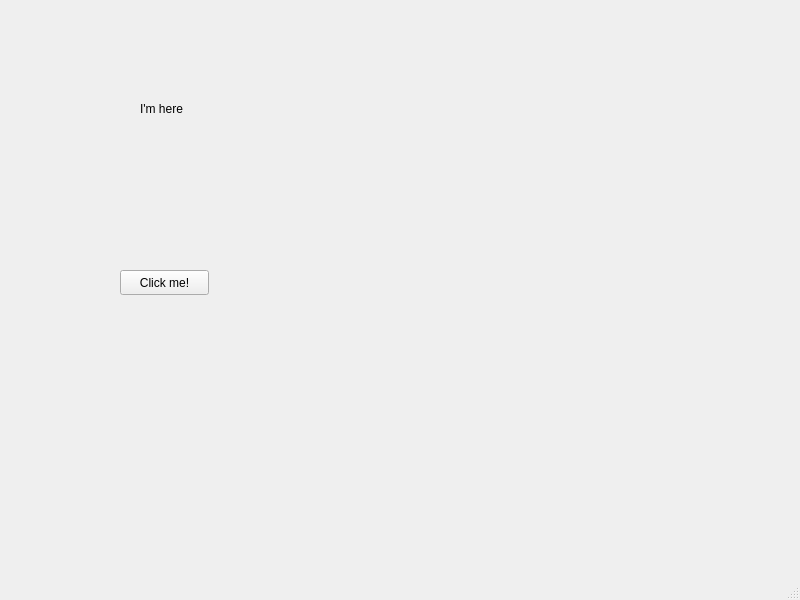
<?xml version="1.0" encoding="UTF-8"?>
<ui version="4.0">
 <class>MainWindow</class>
 <widget class="QMainWindow" name="MainWindow">
  <property name="geometry">
   <rect>
    <x>0</x>
    <y>0</y>
    <width>800</width>
    <height>600</height>
   </rect>
  </property>
  <property name="windowTitle">
   <string>MainWindow</string>
  </property>
  <widget class="QWidget" name="centralwidget">
   <widget class="QPushButton" name="pushButton">
    <property name="geometry">
     <rect>
      <x>120</x>
      <y>270</y>
      <width>89</width>
      <height>25</height>
     </rect>
    </property>
    <property name="text">
     <string>Click me!</string>
    </property>
    <property name="checkable">
     <bool>false</bool>
    </property>
   </widget>
   <widget class="QLabel" name="label">
    <property name="geometry">
     <rect>
      <x>140</x>
      <y>100</y>
      <width>67</width>
      <height>17</height>
     </rect>
    </property>
    <property name="text">
     <string>I'm here</string>
    </property>
   </widget>
  </widget>
  <widget class="QMenuBar" name="menubar">
   <property name="geometry">
    <rect>
     <x>0</x>
     <y>0</y>
     <width>800</width>
     <height>22</height>
    </rect>
   </property>
  </widget>
  <widget class="QStatusBar" name="statusbar"/>
 </widget>
 <resources/>
 <connections/>
</ui>
